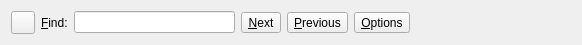
<?xml version="1.0" encoding="UTF-8"?>
<ui version="4.0">
 <class>SearchBar</class>
 <widget class="QWidget" name="SearchBar">
  <property name="geometry">
   <rect>
    <x>0</x>
    <y>0</y>
    <width>582</width>
    <height>34</height>
   </rect>
  </property>
  <property name="sizePolicy">
   <sizepolicy hsizetype="Preferred" vsizetype="Maximum">
    <horstretch>0</horstretch>
    <verstretch>0</verstretch>
   </sizepolicy>
  </property>
  <layout class="QHBoxLayout" name="horizontalLayout">
   <item>
    <widget class="QToolButton" name="closeButton">
     <property name="toolTip">
      <string>Close the search bar</string>
     </property>
     <property name="shortcut">
      <string>Esc</string>
     </property>
    </widget>
   </item>
   <item>
    <widget class="QLabel" name="searchInfo">
     <property name="text">
      <string>&amp;Find:</string>
     </property>
     <property name="buddy">
      <cstring>searchLineEdit</cstring>
     </property>
    </widget>
   </item>
   <item>
    <widget class="KLineEdit" name="searchLineEdit">
     <property name="toolTip">
      <string>Enter the text to search for here</string>
     </property>
     <property name="showClearButton" stdset="0">
      <bool>true</bool>
     </property>
    </widget>
   </item>
   <item>
    <widget class="QToolButton" name="nextButton">
     <property name="toolTip">
      <string>Find the next match for the current search phrase</string>
     </property>
     <property name="text">
      <string>&amp;Next</string>
     </property>
    </widget>
   </item>
   <item>
    <widget class="QToolButton" name="previousButton">
     <property name="toolTip">
      <string>Find the previous match for the current search phrase</string>
     </property>
     <property name="text">
      <string>&amp;Previous</string>
     </property>
    </widget>
   </item>
   <item>
    <widget class="QToolButton" name="optionsButton">
     <property name="toolTip">
      <string>Find the previous match for the current search phrase</string>
     </property>
     <property name="text">
      <string>&amp;Options</string>
     </property>
     <property name="popupMode">
      <enum>QToolButton::InstantPopup</enum>
     </property>
    </widget>
   </item>
   <item>
    <spacer name="horizontalSpacer">
     <property name="orientation">
      <enum>Qt::Horizontal</enum>
     </property>
     <property name="sizeHint" stdset="0">
      <size>
       <width>26</width>
       <height>20</height>
      </size>
     </property>
    </spacer>
   </item>
  </layout>
  <action name="actionMatchCase">
   <property name="text">
    <string>&amp;Match Case</string>
   </property>
  </action>
  <action name="actionSearchAutomatically">
   <property name="checkable">
    <bool>true</bool>
   </property>
   <property name="checked">
    <bool>true</bool>
   </property>
   <property name="text">
    <string>&amp;Search As You Type</string>
   </property>
  </action>
 </widget>
 <customwidgets>
  <customwidget>
   <class>KLineEdit</class>
   <extends>QLineEdit</extends>
   <header>klineedit.h</header>
  </customwidget>
 </customwidgets>
 <resources/>
 <connections>
  <connection>
   <sender>closeButton</sender>
   <signal>clicked()</signal>
   <receiver>SearchBar</receiver>
   <slot>hide()</slot>
   <hints>
    <hint type="sourcelabel">
     <x>16</x>
     <y>16</y>
    </hint>
    <hint type="destinationlabel">
     <x>290</x>
     <y>16</y>
    </hint>
   </hints>
  </connection>
 </connections>
</ui>
